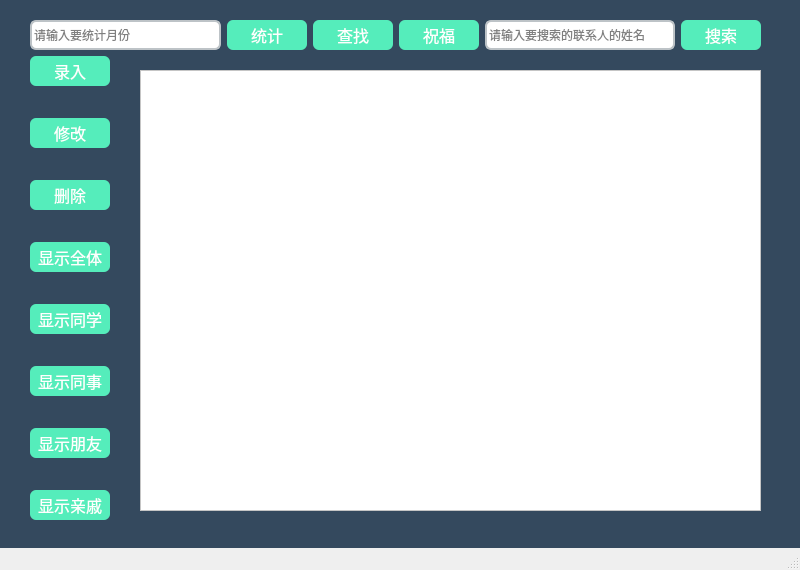
<?xml version="1.0" encoding="UTF-8"?>
<ui version="4.0">
 <class>MainWindow</class>
 <widget class="QMainWindow" name="MainWindow">
  <property name="geometry">
   <rect>
    <x>0</x>
    <y>0</y>
    <width>800</width>
    <height>570</height>
   </rect>
  </property>
  <property name="minimumSize">
   <size>
    <width>800</width>
    <height>570</height>
   </size>
  </property>
  <property name="maximumSize">
   <size>
    <width>800</width>
    <height>570</height>
   </size>
  </property>
  <property name="windowTitle">
   <string>个人通信录管理系统</string>
  </property>
  <property name="styleSheet">
   <string notr="true">QWidget#centralwidget{background-color: #34495e;}
QPushButton{border-radius:6;color:white;background-color:rgb(85, 237, 187);}
QLineEdit{border:2px solid #bdc3c7;border-radius: 6;}
QTableView{background-color: white;}</string>
  </property>
  <widget class="QWidget" name="centralwidget">
   <widget class="QWidget" name="widget" native="true">
    <property name="geometry">
     <rect>
      <x>30</x>
      <y>10</y>
      <width>731</width>
      <height>51</height>
     </rect>
    </property>
    <layout class="QHBoxLayout" name="horizontalLayout">
     <item>
      <widget class="QLineEdit" name="countlineEdit">
       <property name="minimumSize">
        <size>
         <width>0</width>
         <height>30</height>
        </size>
       </property>
       <property name="placeholderText">
        <string>请输入要统计月份</string>
       </property>
      </widget>
     </item>
     <item>
      <widget class="QPushButton" name="countpushButton">
       <property name="minimumSize">
        <size>
         <width>80</width>
         <height>30</height>
        </size>
       </property>
       <property name="font">
        <font>
         <pointsize>12</pointsize>
        </font>
       </property>
       <property name="text">
        <string>统计</string>
       </property>
      </widget>
     </item>
     <item>
      <widget class="QPushButton" name="findpushButton">
       <property name="minimumSize">
        <size>
         <width>80</width>
         <height>30</height>
        </size>
       </property>
       <property name="maximumSize">
        <size>
         <width>80</width>
         <height>30</height>
        </size>
       </property>
       <property name="font">
        <font>
         <pointsize>12</pointsize>
        </font>
       </property>
       <property name="text">
        <string>查找</string>
       </property>
      </widget>
     </item>
     <item>
      <widget class="QPushButton" name="wishpushButton">
       <property name="minimumSize">
        <size>
         <width>80</width>
         <height>30</height>
        </size>
       </property>
       <property name="maximumSize">
        <size>
         <width>80</width>
         <height>30</height>
        </size>
       </property>
       <property name="font">
        <font>
         <pointsize>12</pointsize>
        </font>
       </property>
       <property name="text">
        <string>祝福</string>
       </property>
      </widget>
     </item>
     <item>
      <widget class="QLineEdit" name="selectlineEdit">
       <property name="minimumSize">
        <size>
         <width>0</width>
         <height>30</height>
        </size>
       </property>
       <property name="placeholderText">
        <string>请输入要搜索的联系人的姓名</string>
       </property>
      </widget>
     </item>
     <item>
      <widget class="QPushButton" name="pushButton_2">
       <property name="minimumSize">
        <size>
         <width>80</width>
         <height>30</height>
        </size>
       </property>
       <property name="maximumSize">
        <size>
         <width>80</width>
         <height>30</height>
        </size>
       </property>
       <property name="font">
        <font>
         <pointsize>12</pointsize>
        </font>
       </property>
       <property name="text">
        <string>搜索</string>
       </property>
      </widget>
     </item>
    </layout>
   </widget>
   <widget class="QWidget" name="widget_2" native="true">
    <property name="geometry">
     <rect>
      <x>30</x>
      <y>30</y>
      <width>92</width>
      <height>521</height>
     </rect>
    </property>
    <property name="toolTip">
     <string>&lt;html&gt;&lt;head/&gt;&lt;body&gt;&lt;pre style=&quot; margin-top:0px; margin-bottom:0px; margin-left:0px; margin-right:0px; -qt-block-indent:0; text-indent:0px; line-height:19px; background-color:#1f1f1f;&quot;&gt;&lt;span style=&quot; font-family:'Consolas','Courier New','monospace'; font-size:14px; color:#cccccc;&quot;&gt;QWidget&lt;/span&gt;&lt;span style=&quot; font-family:'Consolas','Courier New','monospace'; font-size:14px; color:#d7ba7d;&quot;&gt;#centralwidget&lt;/span&gt;&lt;span style=&quot; font-family:'Consolas','Courier New','monospace'; font-size:14px; color:#cccccc;&quot;&gt;{&lt;/span&gt;&lt;span style=&quot; font-family:'Consolas','Courier New','monospace'; font-size:14px; color:#9cdcfe;&quot;&gt;background-color&lt;/span&gt;&lt;span style=&quot; font-family:'Consolas','Courier New','monospace'; font-size:14px; color:#cccccc;&quot;&gt;: &lt;/span&gt;&lt;span style=&quot; font-family:'Consolas','Courier New','monospace'; font-size:14px; color:#ce9178;&quot;&gt;#34495e&lt;/span&gt;&lt;span style=&quot; font-family:'Consolas','Courier New','monospace'; font-size:14px; color:#cccccc;&quot;&gt;;}&lt;/span&gt;&lt;/pre&gt;&lt;/body&gt;&lt;/html&gt;</string>
    </property>
    <property name="styleSheet">
     <string notr="true">QPushButton:pressed{border-radius:6;color:white;background-color:rgb(191, 240, 224);}QWidget#centralwidget{background-color: #34495e;}</string>
    </property>
    <layout class="QVBoxLayout" name="verticalLayout">
     <item>
      <widget class="QPushButton" name="insertpushButton">
       <property name="minimumSize">
        <size>
         <width>80</width>
         <height>30</height>
        </size>
       </property>
       <property name="maximumSize">
        <size>
         <width>80</width>
         <height>30</height>
        </size>
       </property>
       <property name="font">
        <font>
         <pointsize>12</pointsize>
        </font>
       </property>
       <property name="text">
        <string>录入</string>
       </property>
      </widget>
     </item>
     <item>
      <widget class="QPushButton" name="updatepushButton">
       <property name="minimumSize">
        <size>
         <width>80</width>
         <height>30</height>
        </size>
       </property>
       <property name="maximumSize">
        <size>
         <width>80</width>
         <height>30</height>
        </size>
       </property>
       <property name="font">
        <font>
         <pointsize>12</pointsize>
        </font>
       </property>
       <property name="text">
        <string>修改</string>
       </property>
      </widget>
     </item>
     <item>
      <widget class="QPushButton" name="deletepushButton">
       <property name="minimumSize">
        <size>
         <width>80</width>
         <height>30</height>
        </size>
       </property>
       <property name="maximumSize">
        <size>
         <width>80</width>
         <height>29</height>
        </size>
       </property>
       <property name="font">
        <font>
         <pointsize>12</pointsize>
        </font>
       </property>
       <property name="text">
        <string>删除</string>
       </property>
      </widget>
     </item>
     <item>
      <widget class="QPushButton" name="showallpushButton">
       <property name="minimumSize">
        <size>
         <width>80</width>
         <height>30</height>
        </size>
       </property>
       <property name="maximumSize">
        <size>
         <width>80</width>
         <height>30</height>
        </size>
       </property>
       <property name="font">
        <font>
         <pointsize>12</pointsize>
        </font>
       </property>
       <property name="text">
        <string>显示全体</string>
       </property>
      </widget>
     </item>
     <item>
      <widget class="QPushButton" name="showclassmatepushButton">
       <property name="minimumSize">
        <size>
         <width>80</width>
         <height>30</height>
        </size>
       </property>
       <property name="maximumSize">
        <size>
         <width>80</width>
         <height>30</height>
        </size>
       </property>
       <property name="font">
        <font>
         <pointsize>12</pointsize>
        </font>
       </property>
       <property name="text">
        <string>显示同学</string>
       </property>
      </widget>
     </item>
     <item>
      <widget class="QPushButton" name="showworkmatepushButton">
       <property name="minimumSize">
        <size>
         <width>80</width>
         <height>30</height>
        </size>
       </property>
       <property name="maximumSize">
        <size>
         <width>80</width>
         <height>30</height>
        </size>
       </property>
       <property name="font">
        <font>
         <pointsize>12</pointsize>
        </font>
       </property>
       <property name="text">
        <string>显示同事</string>
       </property>
      </widget>
     </item>
     <item>
      <widget class="QPushButton" name="showfriendpushButton">
       <property name="minimumSize">
        <size>
         <width>80</width>
         <height>30</height>
        </size>
       </property>
       <property name="maximumSize">
        <size>
         <width>80</width>
         <height>30</height>
        </size>
       </property>
       <property name="font">
        <font>
         <pointsize>12</pointsize>
        </font>
       </property>
       <property name="text">
        <string>显示朋友</string>
       </property>
      </widget>
     </item>
     <item>
      <widget class="QPushButton" name="showfamilypushButton">
       <property name="minimumSize">
        <size>
         <width>80</width>
         <height>30</height>
        </size>
       </property>
       <property name="maximumSize">
        <size>
         <width>80</width>
         <height>30</height>
        </size>
       </property>
       <property name="font">
        <font>
         <pointsize>12</pointsize>
        </font>
       </property>
       <property name="text">
        <string>显示亲戚</string>
       </property>
      </widget>
     </item>
    </layout>
   </widget>
   <widget class="QTableView" name="tableView">
    <property name="geometry">
     <rect>
      <x>140</x>
      <y>70</y>
      <width>621</width>
      <height>441</height>
     </rect>
    </property>
    <attribute name="horizontalHeaderMinimumSectionSize">
     <number>20</number>
    </attribute>
   </widget>
  </widget>
  <widget class="QMenuBar" name="menubar">
   <property name="geometry">
    <rect>
     <x>0</x>
     <y>0</y>
     <width>800</width>
     <height>17</height>
    </rect>
   </property>
  </widget>
  <widget class="QStatusBar" name="statusbar"/>
 </widget>
 <resources/>
 <connections/>
</ui>
